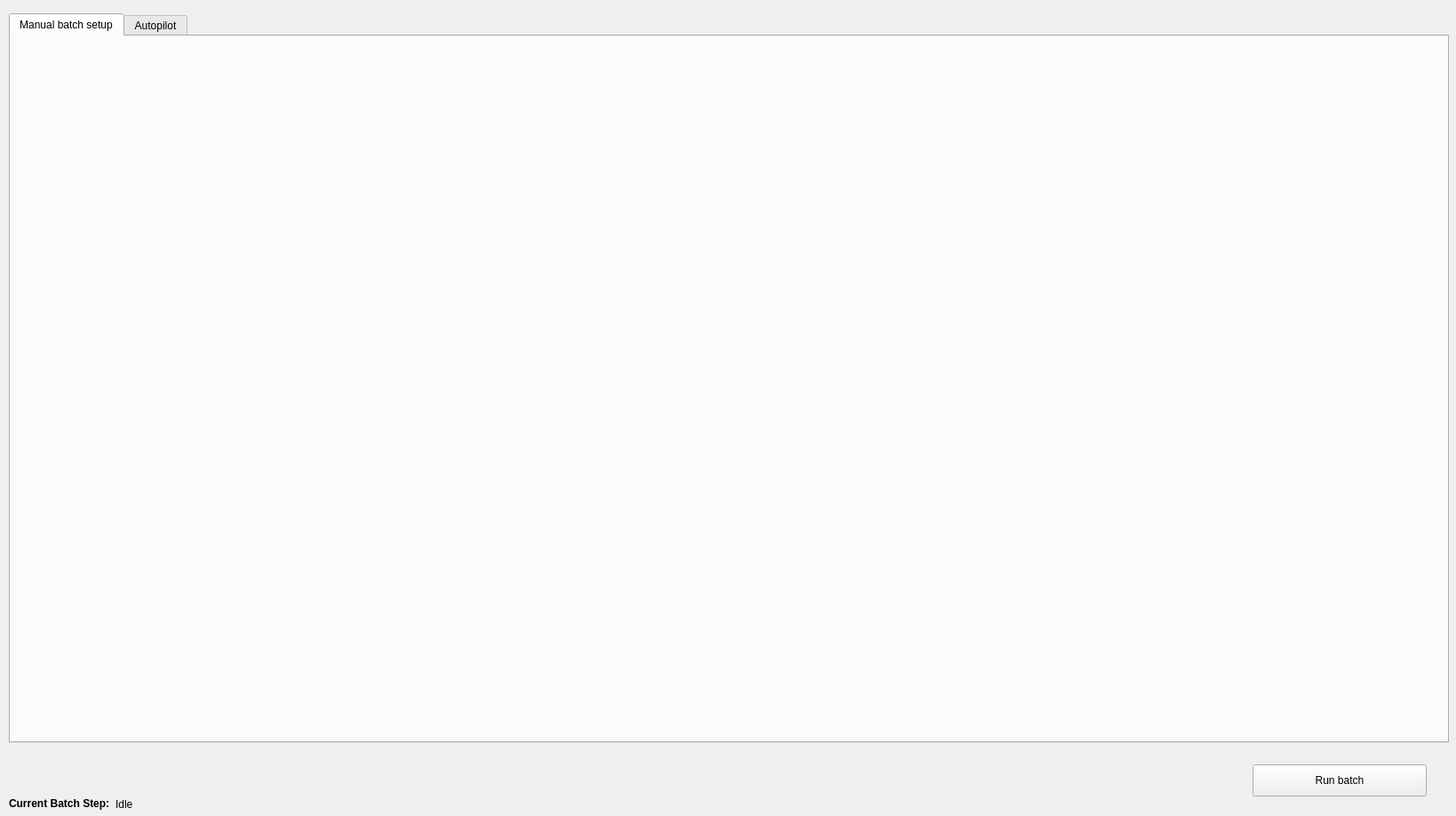
<?xml version="1.0" encoding="UTF-8"?>
<ui version="4.0">
 <class>Form</class>
 <widget class="QWidget" name="Form">
  <property name="geometry">
   <rect>
    <x>0</x>
    <y>0</y>
    <width>1639</width>
    <height>918</height>
   </rect>
  </property>
  <property name="windowTitle">
   <string>Form</string>
  </property>
  <widget class="QWidget" name="layoutWidget">
   <property name="geometry">
    <rect>
     <x>10</x>
     <y>895</y>
     <width>971</width>
     <height>19</height>
    </rect>
   </property>
   <layout class="QHBoxLayout" name="horizontalLayout_3">
    <item>
     <widget class="QLabel" name="label_25">
      <property name="sizePolicy">
       <sizepolicy hsizetype="Maximum" vsizetype="Preferred">
        <horstretch>0</horstretch>
        <verstretch>0</verstretch>
       </sizepolicy>
      </property>
      <property name="text">
       <string>&lt;html&gt;&lt;head/&gt;&lt;body&gt;&lt;p&gt;&lt;span style=&quot; font-weight:600;&quot;&gt;Current Batch Step:&lt;/span&gt;&lt;/p&gt;&lt;/body&gt;&lt;/html&gt;</string>
      </property>
     </widget>
    </item>
    <item>
     <widget class="QLabel" name="label_batch_step">
      <property name="text">
       <string>Idle</string>
      </property>
     </widget>
    </item>
   </layout>
  </widget>
  <widget class="QPushButton" name="push_run_batch">
   <property name="geometry">
    <rect>
     <x>1410</x>
     <y>860</y>
     <width>196</width>
     <height>36</height>
    </rect>
   </property>
   <property name="sizePolicy">
    <sizepolicy hsizetype="Maximum" vsizetype="Fixed">
     <horstretch>0</horstretch>
     <verstretch>0</verstretch>
    </sizepolicy>
   </property>
   <property name="text">
    <string>Run batch</string>
   </property>
  </widget>
  <widget class="QTabWidget" name="tabWidget">
   <property name="geometry">
    <rect>
     <x>10</x>
     <y>15</y>
     <width>1621</width>
     <height>821</height>
    </rect>
   </property>
   <property name="currentIndex">
    <number>0</number>
   </property>
   <widget class="QWidget" name="tab">
    <attribute name="title">
     <string>Manual batch setup</string>
    </attribute>
    <widget class="QWidget" name="verticalLayoutWidget">
     <property name="geometry">
      <rect>
       <x>5</x>
       <y>5</y>
       <width>1606</width>
       <height>781</height>
      </rect>
     </property>
     <layout class="QVBoxLayout" name="layout_batch_manual">
      <property name="sizeConstraint">
       <enum>QLayout::SetNoConstraint</enum>
      </property>
     </layout>
    </widget>
   </widget>
   <widget class="QWidget" name="tab_2">
    <attribute name="title">
     <string>Autopilot</string>
    </attribute>
    <widget class="QWidget" name="verticalLayoutWidget_2">
     <property name="geometry">
      <rect>
       <x>0</x>
       <y>10</y>
       <width>1606</width>
       <height>781</height>
      </rect>
     </property>
     <layout class="QVBoxLayout" name="layout_autopilot">
      <property name="sizeConstraint">
       <enum>QLayout::SetNoConstraint</enum>
      </property>
     </layout>
    </widget>
   </widget>
  </widget>
 </widget>
 <resources/>
 <connections/>
</ui>
